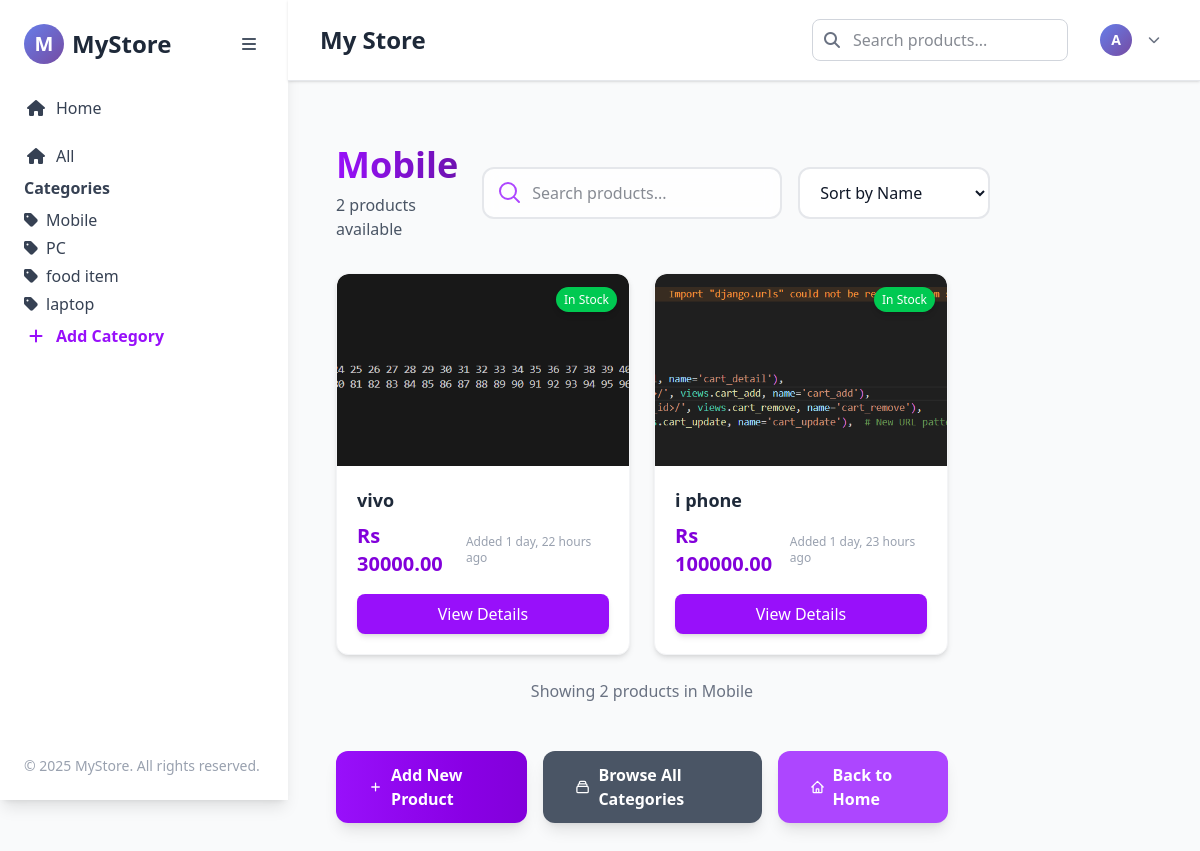
The app's page /category/mobile/ with its own data.
### ecommerce/models.py (models this page shows, shortened)
class Category(models.Model):
    name = models.CharField(max_length=200, unique=True)
    slug = models.SlugField(max_length=200, unique=True, db_index=True, blank=True)
    description = models.TextField(blank=True)
    created_at = models.DateTimeField(auto_now_add=True)
    class Meta:
        verbose_name_plural = "Categories"
        ordering = ["name"]
        app_label = "ecommerce"  # Ensure correct app
        db_table = "ecommerce_category"  # Custom table name

class Product(models.Model):
    category = models.ForeignKey(Category, related_name="products", on_delete=models.CASCADE)
    name = models.CharField(max_length=200)
    slug = models.SlugField(max_length=200, unique=True, db_index=True, blank=True)
    description = models.TextField(blank=True)
    price = models.DecimalField(max_digits=10, decimal_places=2)
    image = models.ImageField(upload_to="products/", blank=True, null=True)
    stock = models.PositiveIntegerField(default=0)
    available = models.BooleanField(default=True)
    created_at = models.DateTimeField(auto_now_add=True)
    updated_at = models.DateTimeField(auto_now=True)
    class Meta:
        ordering = ("-created_at",)
        indexes = [
            models.Index(fields=["slug"]),
            models.Index(fields=["category", "available"]),
            models.Index(fields=["-created_at"]),
        ]
    @property
    def is_in_stock(self):
        return self.available and self.stock > 0

### ecommerce/views.py (the view)
# urls.py: path("category/<slug:slug>/", views.category_detail, name="category_detail"),
def category_detail(request, slug=None):
    categories = Category.objects.all()
    if slug:
        category = get_object_or_404(Category, slug=slug)
        products = Product.objects.filter(category=category, available=True)
    else:
        category = None
        products = Product.objects.filter(available=True)
    context = {
        'category': category,
        'categories': categories,
        'products': products,
    }
    return render(request, "ecommerce/category_detail.html", context)

### ecommerce/templates/ecommerce/category_detail.html (shortened to what this page needs)
{% extends "base.html" %}
{% load static %}
{% block content %}
<div class="container mx-auto px-4 py-8">
  <div class="flex flex-col lg:flex-row gap-8">
    <div class="lg:w-3/4">
      <header class="flex flex-col lg:flex-row justify-between items-center gap-6 mb-8">
        <div class="text-center lg:text-left">
          <h1 class="text-4xl font-bold bg-gradient-to-r from-purple-600 to-purple-800 bg-clip-text text-transparent mb-2">
          </h1>
          <p class="text-gray-600">{{ products|length }} product{{ products|length|pluralize }} available</p>
        </div>
        <div class="flex flex-col sm:flex-row gap-4 w-full lg:w-auto">
          <div class="relative flex-1 min-w-[300px]">
            <input
              type="text"
              id="searchBox"
              placeholder="Search products..."
              class="w-full border-2 border-gray-200 rounded-xl pl-12 pr-4 py-3 focus:outline-none focus:border-purple-500 focus:ring-4 focus:ring-purple-100 transition-all duration-300 backdrop-blur-sm bg-white/80"
              autocomplete="off"
              aria-label="Search products"
            >
            <svg xmlns="http://www.w3.org/2000/svg" class="absolute left-4 top-3.5 h-6 w-6 text-purple-500" fill="none" viewBox="0 0 24 24" stroke="currentColor">
              <path stroke-linecap="round" stroke-linejoin="round" stroke-width="2" d="M21 21l-4.35-4.35M10 18a8 8 0 100-16 8 8 0 000 16z" />
            </svg>
          </div>
          <select id="sortSelect" class="border-2 border-gray-200 rounded-xl px-4 py-3 focus:outline-none focus:border-purple-500 focus:ring-4 focus:ring-purple-100 transition-all duration-300 bg-white" aria-label="Sort products">
            <option value="name">Sort by Name</option>
          </select>
        </div>
      </header>
      {% if products %}
      <div class="grid grid-cols-1 sm:grid-cols-2 lg:grid-cols-2 xl:grid-cols-3 gap-6 mt-8" id="productGrid">
        {% for product in products %}
        <div class="bg-white rounded-xl shadow-md hover:shadow-xl transition-all duration-300 transform hover:-translate-y-1 border border-gray-100 overflow-hidden"
             data-name="{{ product.name|lower }}"
             data-price="{{ product.price }}"
             data-date="{{ product.created_at|date:'U' }}">
          <a href="{% url 'ecommerce:product_detail' product.slug %}" class="block relative">
            {% if product.image %}
            <img src="{{ product.image.url }}" alt="{{ product.name }}"
                 class="w-full h-48 object-cover rounded-t-xl hover:opacity-90 transition">
            {% else %}
            <div class="w-full h-48 bg-gray-100 rounded-t-xl flex items-center justify-center">
              <img src="{% static 'images/no-image.png' %}" alt="No Image" class="h-24 w-24 object-contain opacity-40">
            </div>
            {% endif %}
            <div class="absolute top-3 right-3">
              {% if product.is_in_stock %}
              <span class="bg-green-500 text-white text-xs px-2 py-1 rounded-full font-medium shadow-md">
                In Stock
              </span>
              {% else %}
              <span class="bg-red-500 text-white text-xs px-2 py-1 rounded-full font-medium shadow-md">
                Out of Stock
              </span>
              {% endif %}
            </div>
          </a>
          <div class="p-5">
            <a href="{% url 'ecommerce:product_detail' product.slug %}">
              <h3 class="text-lg font-semibold text-gray-800 mb-2 hover:text-purple-600 transition line-clamp-2">
                {{ product.name }}
              </h3>
            </a>
            <div class="flex items-center justify-between mb-4">
              <p class="text-purple-700 font-bold text-xl">Rs {{ product.price }}</p>
              <span class="text-xs text-gray-400">
                {% if product.created_at %}
                  Added {{ product.created_at|timesince }} ago
                {% endif %}
              </span>
            </div>
            <a href="{% url 'ecommerce:product_detail' product.slug %}"
               class="block w-full bg-purple-600 hover:bg-purple-700 text-white text-center py-2 rounded-lg transition font-medium shadow-md hover:shadow-lg">
              View Details
            </a>
          </div>
        </div>
        {% endfor %}
      </div>
      <div class="mt-6 text-center text-gray-500" id="resultsCount">
        Showing {{ products|length }} product{{ products|length|pluralize }} in {% if category %}{{ category.name }}{% else %}all categories{% endif %}
      </div>
      {% endif %}
      <div class="flex flex-col sm:flex-row gap-4 justify-center items-center mt-12">
        <a href="{% url 'ecommerce:add_product' %}"
           class="inline-flex items-center gap-2 bg-gradient-to-r from-purple-600 to-purple-700 text-white px-8 py-3 rounded-xl font-semibold hover:from-purple-700 hover:to-purple-800 transition-all duration-300 transform hover:scale-105 shadow-lg hover:shadow-xl">
          <svg xmlns="http://www.w3.org/2000/svg" class="h-5 w-5" fill="none" viewBox="0 0 24 24" stroke="currentColor">
            <path stroke-linecap="round" stroke-linejoin="round" stroke-width="2" d="M12 6v6m0 0v6m0-6h6m-6 0H6" />
          </svg>
          Add New Product
        </a>
        <a href="{% url 'ecommerce:category_list' %}"
           class="inline-flex items-center gap-2 bg-gray-600 text-white px-8 py-3 rounded-xl font-semibold hover:bg-gray-700 transition-all duration-300 transform hover:scale-105 shadow-lg hover:shadow-xl">
          Browse All Categories
        </a>
        <a href="{% url 'ecommerce:home' %}"
           class="inline-flex items-center gap-2 bg-purple-500 text-white px-8 py-3 rounded-xl font-semibold hover:bg-purple-600 transition-all duration-300 transform hover:scale-105 shadow-lg hover:shadow-xl">
          Back to Home
        </a>
      </div>
    </div>
  </div>
</div>
{% endblock %}

### theme/templates/base.html (shortened to what this page needs)
{% load static tailwind_tags %}
<!DOCTYPE html>
<html lang="en">
<head>
    {% tailwind_css %}
    <link rel="stylesheet" href="https://cdnjs.cloudflare.com/ajax/libs/font-awesome/6.4.0/css/all.min.css">
</head>
<body class="bg-gray-50 flex min-h-screen font-sans text-gray-900">
    <aside id="sidebar" class="sidebar w-72 bg-white shadow-lg h-screen sticky top-0 p-6 flex flex-col justify-between transition-all duration-300">
        <div>
            <div class="flex items-center justify-between mb-8">
                <a href="/" class="flex items-center space-x-2">
                    <div class="w-10 h-10 rounded-full gradient-bg flex items-center justify-center">
                        <span class="text-white font-bold text-xl">M</span>
                    </div>
                    <span class="logo-text text-2xl font-bold text-gray-800">MyStore</span>
                </a>
                <button id="sidebar-toggle" class="p-2 rounded-lg hover:bg-gray-100 transition-colors">
                    <i class="fas fa-bars text-gray-600"></i>
                </button>
            </div>
            <div class="mb-6">
                <a href="{% url 'ecommerce:home' %}" class="flex items-center space-x-2 text-gray-700 hover:text-purple-600 transition-colors duration-200 mb-2">
                    <i class="fas fa-home w-6 text-center"></i>
                    <span class="sidebar-text">Home</span>
                </a>
            </div>
           <a href="{% url 'ecommerce:product_list' %}"
   class="flex items-center space-x-2 text-gray-700 hover:text-purple-600 transition-colors duration-200 mb-2">
    <i class="fas fa-home w-6 text-center"></i>
    <span class="sidebar-text">All</span>
</a>
            <div>
                <h3 class="font-semibold text-gray-700 mb-2">Categories</h3>
<ul>
  {% for category in categories %}
    <li>
      <a href="{% url 'ecommerce:category_detail' category.slug %}"
         class="text-gray-700 hover:text-purple-600 flex items-center space-x-2 mb-1">
        <i class="fa fa-tag"></i>
        <span>{{ category.name }}</span>
      </a>
    </li>
  {% endfor %}
</ul>
                <a href="{% url 'ecommerce:add_category' %}" class="mt-2 flex items-center space-x-2 text-purple-600 font-semibold hover:underline">
                    <i class="fas fa-plus w-6 text-center"></i>
                    <span class="sidebar-text">Add Category</span>
                </a>
            </div>
        </div>
        <div class="mt-6 text-gray-400 text-sm sidebar-text">
            &copy; {% now "Y" %} MyStore. All rights reserved.
        </div>
    </aside>
    <div class="flex-1 flex flex-col">
        <nav class="bg-white shadow-sm border-b border-gray-200 sticky top-0 z-10">
            <div class="px-8 py-4 flex items-center justify-between">
                <div>
                    <h1 class="text-2xl font-bold text-gray-800">My Store</h1>
                </div>
                <div class="flex items-center space-x-6">
                    <div class="relative">
                        <form action="/search/" method="GET">
                            <div class="relative">
                                <input type="text" name="q" placeholder="Search products..." class="w-64 pl-10 pr-4 py-2 rounded-lg border border-gray-300 focus:outline-none focus:ring-2 focus:ring-purple-500">
                                <button type="submit" class="absolute left-0 top-0 h-full px-3 text-gray-500 hover:text-purple-600">
                                    <i class="fas fa-search"></i>
                                </button>
                            </div>
                        </form>
                    </div>
                    <div class="flex items-center space-x-4">
 <div class="relative">
        <a href="{% url 'account:register' %}" class="flex items-center space-x-2 p-2 rounded-lg hover:bg-gray-100 transition-colors">
            <div class="w-8 h-8 rounded-full gradient-bg flex items-center justify-center">
                <span class="text-white font-bold text-sm">A</span>
            </div>
            <i class="fas fa-chevron-down text-gray-500 text-xs"></i>
        </a>
    </div>
</div>
                </div>
            </div>
        </nav>
        <main class="flex-1 p-8">
            {% block content %}{% endblock content %}
        </main>
    </div>
</body>
</html>

### theme/templates/base.html (style rules this page uses)
.gradient-bg { background: linear-gradient(135deg, #667eea 0%, #764ba2 100%); }
.sidebar { transition: all 0.3s ease-in-out; }

### records on screen
Category: name "Mobile"
Category: name "PC"
Category: name "food item"
Category: name "laptop"
Product: image (picture), available "In Stock", name "vivo", price "30000.00", created_at "1 day, 22 hours"
Product: image (picture), available "In Stock", name "i phone", price "100000.00", created_at "1 day, 23 hours"

### other values on screen
{{ products|length }} "2"
